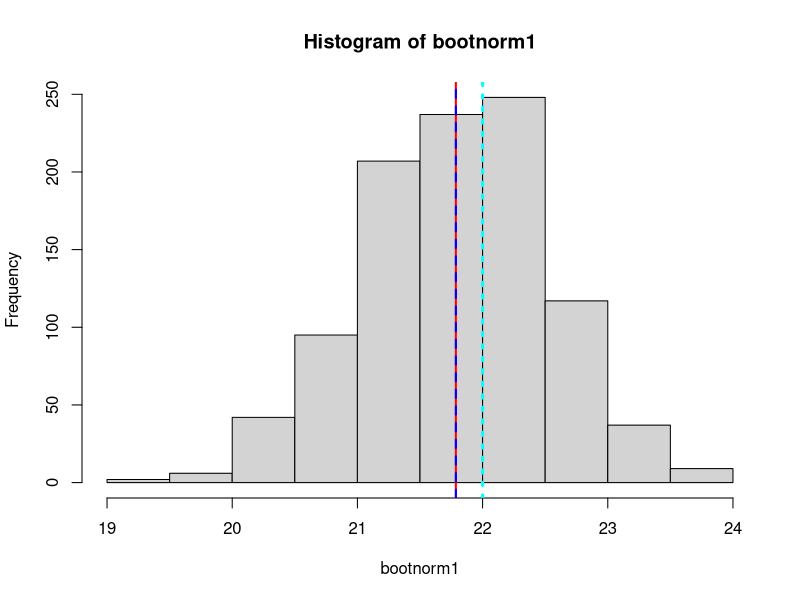
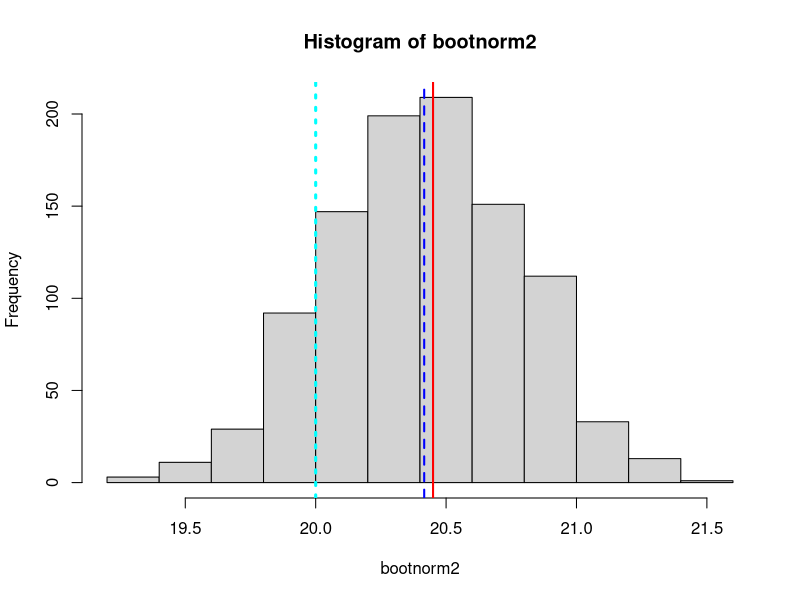
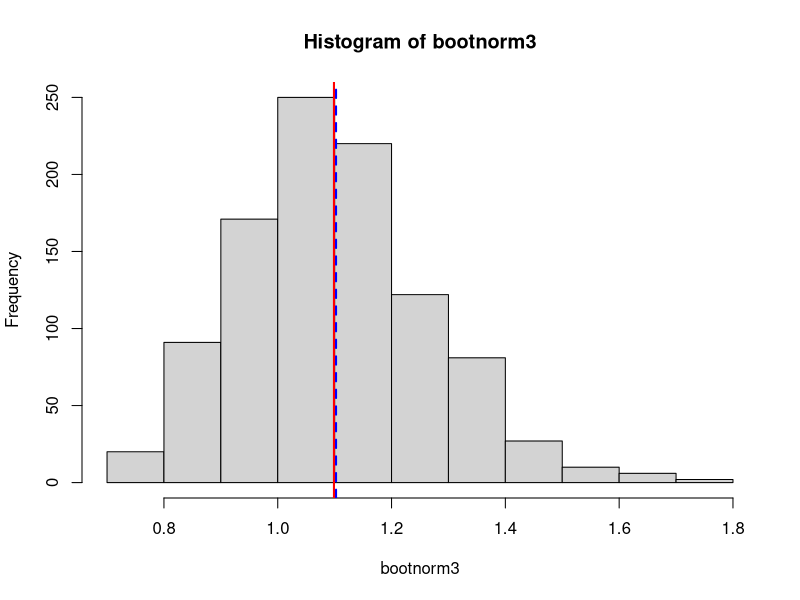
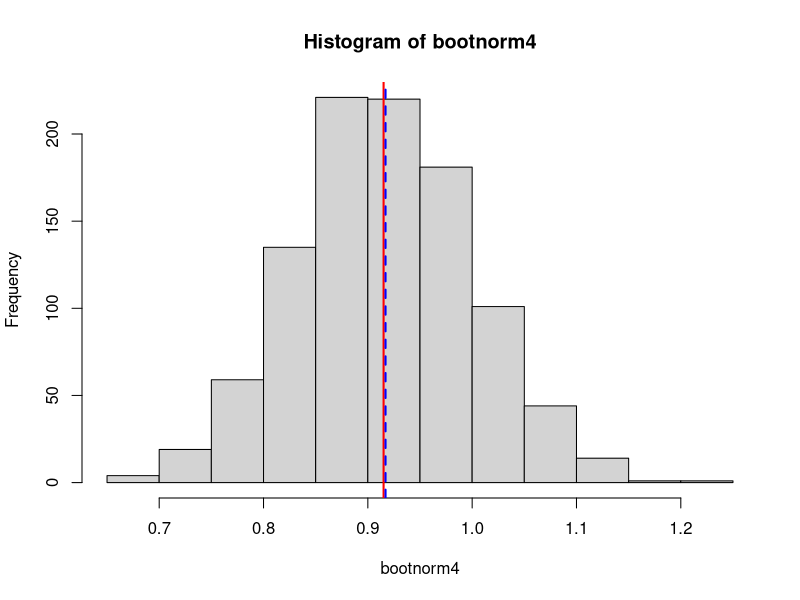

Here is the R script that generated these plots, in order:
## ---- chunk 1
x1<-rnorm(50,22,5) # generates 50 random normal obs from a population of mean = 22 and sd = 5
xbar1<-mean(x1) # Mean of the random sample.
xbar1
# The sample mean is different than the population mean of 22!
nsims<-1000
bootnorm1<-numeric(nsims) # Making sure the nsims is numeric and of the correct length.

# The loop below is a for loop that populates bootnorm1 with 1000 means of the ranodom sample of the rnorm sample.
for(i in 1:nsims){
        temp<-sample(x1,50,replace = TRUE)
        bootnorm1[i]<-mean(temp)
        
}
summary(bootnorm1) # Checking to make sure bootnorm1 makes sense.

hist(bootnorm1) # Histogram showing the distribution of the 1000 means sampled.

sd(bootnorm1)
sd(x1)
sd(x1)/sqrt(50)

## The sd of bootnorm1 is very close but not the same as the expected sd from the central limit theorem!
## Clearly demostrating the central limit theorem as the distribution of the means is normal close to centered on the mean of the original sample.

abline(v=xbar1,col="red",lwd=2)
abline(v=mean(bootnorm1),col="blue",lwd=2,lty=2)
abline(v=22,col="cyan",lwd=3,lty=3)
est.bias<-xbar1-mean(bootnorm1)
est.bias
## There is bias however noting the small difference between the blue and red lines. And you can see (lite blue dashed line) that the population mean was 22 and the sample does not have exactly the same mean.
## ---- chunk 2
x2<-rnorm(100,20,4) # generates 100 random normal obs from a population of mean = 20 and sd = 4
xbar2<-mean(x2)
xbar2
nsims<-1000
bootnorm2<-numeric(nsims)

for(i in 1:nsims){
        temp<-sample(x2,100,replace = TRUE)
        bootnorm2[i]<-mean(temp)
        
}
summary(bootnorm2)

hist(bootnorm2)

sd(bootnorm2)
sd(x2)
sd(x2)/sqrt(100)

## The sd of bootnorm2 is very close but not the same as the expected sd from the central limit theorem!
## Clearly demostrating the central limit theorem as the distribution of the means is normal close to centered on the mean of the original sample.

abline(v=xbar2,col="red",lwd=2)
abline(v=mean(bootnorm2),col="blue",lwd=2,lty=2)
abline(v=20,col="cyan",lwd=3,lty=3)
est.bias<-xbar2-mean(bootnorm2)
est.bias
## There is bias however noting the small difference between the blue and red lines. And you can see (lite blue dashed line) that the population mean was 20 and the sample does not have exactly the same mean.
## ---- chunk 3
x3<-rexp(50) # generates 50 random exponential obs
xbar3<-mean(x3)
xbar3
nsims<-1000
bootnorm3<-numeric(nsims)

for(i in 1:nsims){
        temp<-sample(x3,50,replace = TRUE)
        bootnorm3[i]<-mean(temp)
        
}
summary(bootnorm3)

hist(bootnorm3)

sd(bootnorm3)
sd(x3)
sd(x3)/sqrt(50)

## The sd of bootnorm3 is very close but not the same as the expected sd from the central limit theorem!
## Clearly demostrating the central limit theorem as the distribution of the means is normal close to centered on the mean of the original sample.

abline(v=xbar3,col="red",lwd=2)
abline(v=mean(bootnorm3),col="blue",lwd=2,lty=2)
est.bias<-xbar3-mean(bootnorm3)
est.bias
## There is bias however but less with a larger sample size.

## ---- chunk 4
x4<-rexp(100) # generates 100 random exponential obs
xbar4<-mean(x4)
xbar4
nsims<-1000
bootnorm4<-numeric(nsims)

for(i in 1:nsims){
        temp<-sample(x4,100,replace = TRUE)
        bootnorm4[i]<-mean(temp)
        
}
summary(bootnorm4)

hist(bootnorm4)

sd(bootnorm4)
sd(x4)
sd(x4)/sqrt(100)

## The sd of bootnorm4 is very close but not the same as the expected sd from the central limit theorem!
## Clearly demostrating the central limit theorem as the distribution of the means is normal close to centered on the mean of the original sample.

abline(v=xbar4,col="red",lwd=2)
abline(v=mean(bootnorm4),col="blue",lwd=2,lty=2)
est.bias<-xbar4-mean(bootnorm4)
est.bias
## There is bias however but less with a larger sample size.

